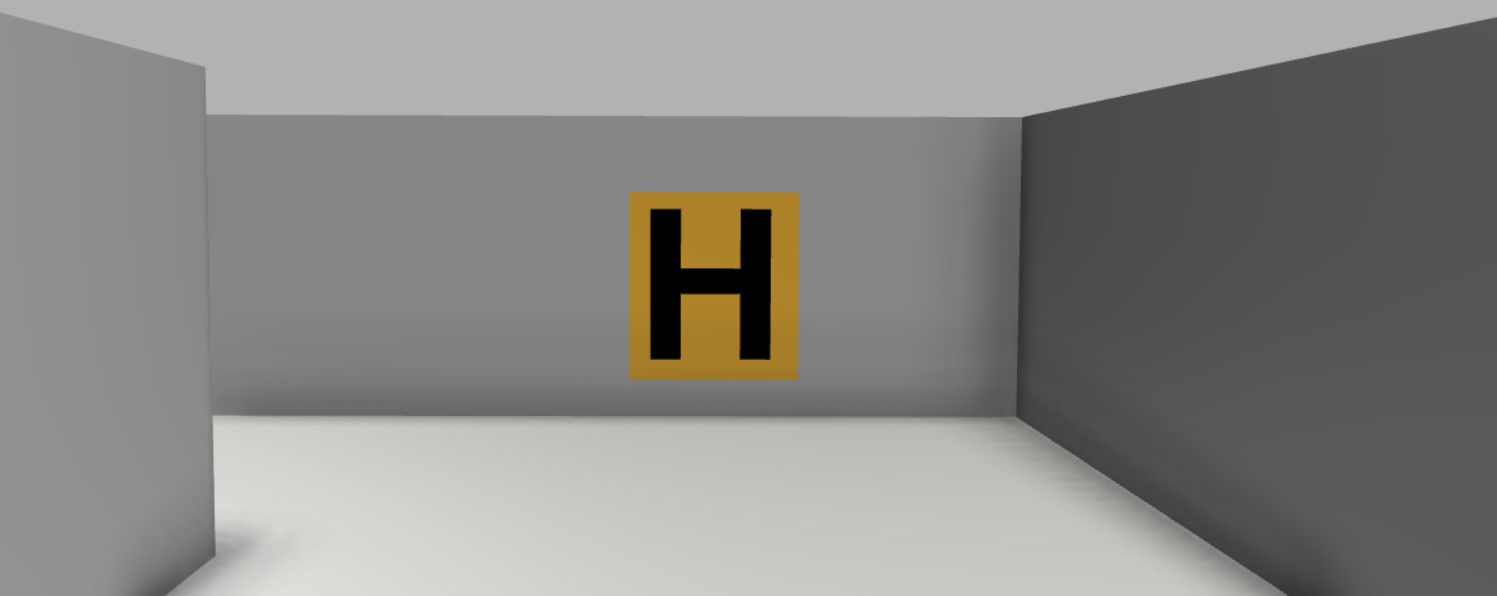
#> input picture renderedMazeWithH2.jpg, 1497 x 596 px, given in place of the camera
$ python houghLines.py
#> lines starting #> are read from the running program, lines starting #| are printed output that depends on the picture; after the words box and inside, x2 and y2 are one past the last pixel; in counts of white or black regions, pixels touching at a corner belong together
import numpy as np
import argparse
import imutils
import glob
import cv2
import math

cap = cv2.VideoCapture(0)

if not cap.isOpened():
    raise IOError("Cannot open webcam")

while True:
    ret, frame = cap.read()
#> frame is the input picture: shape (596, 1497, 3); mean B, G, R 133.7, 136.5, 137.7
    grayFrame = cv2.cvtColor(frame, cv2.COLOR_BGR2GRAY)     #convert to gray scale
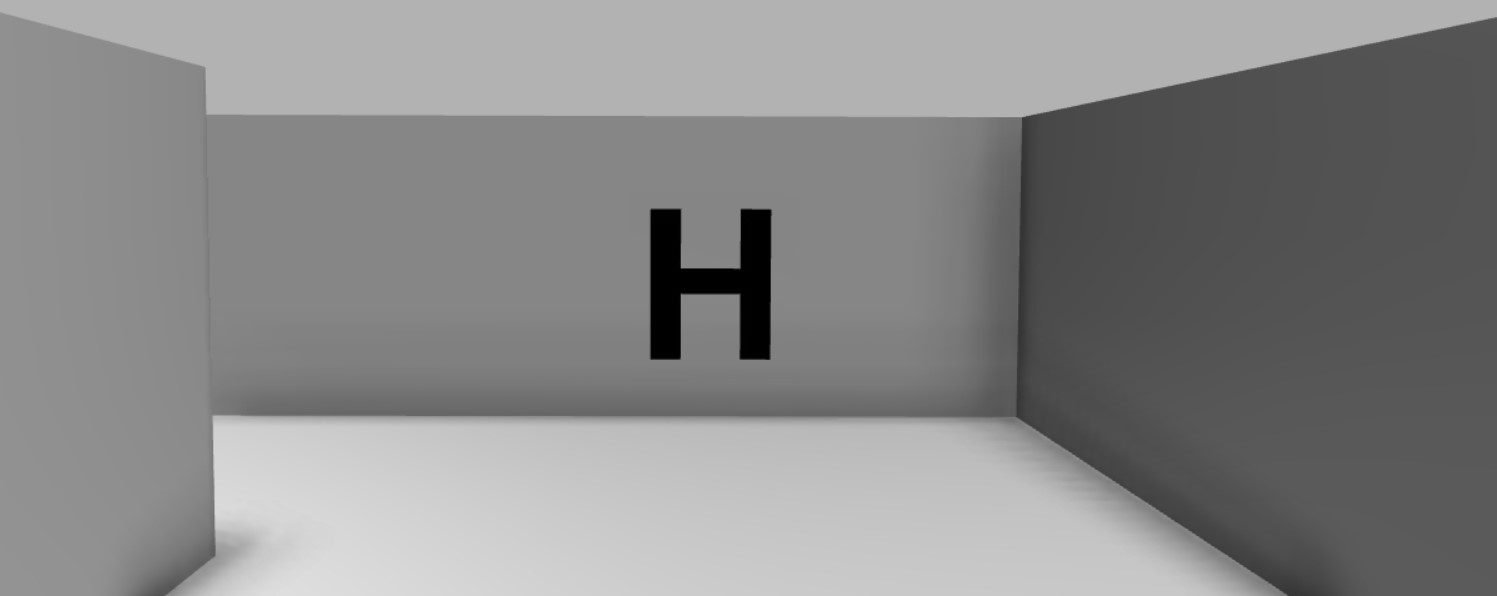
#> grayFrame: shape (596, 1497); min 0, max 223, mean 136.6

    edgeFrame = cv2.Canny(grayFrame, 200, 250)      #this first number is sensitivity - the lower it is, the more sensitive it detects
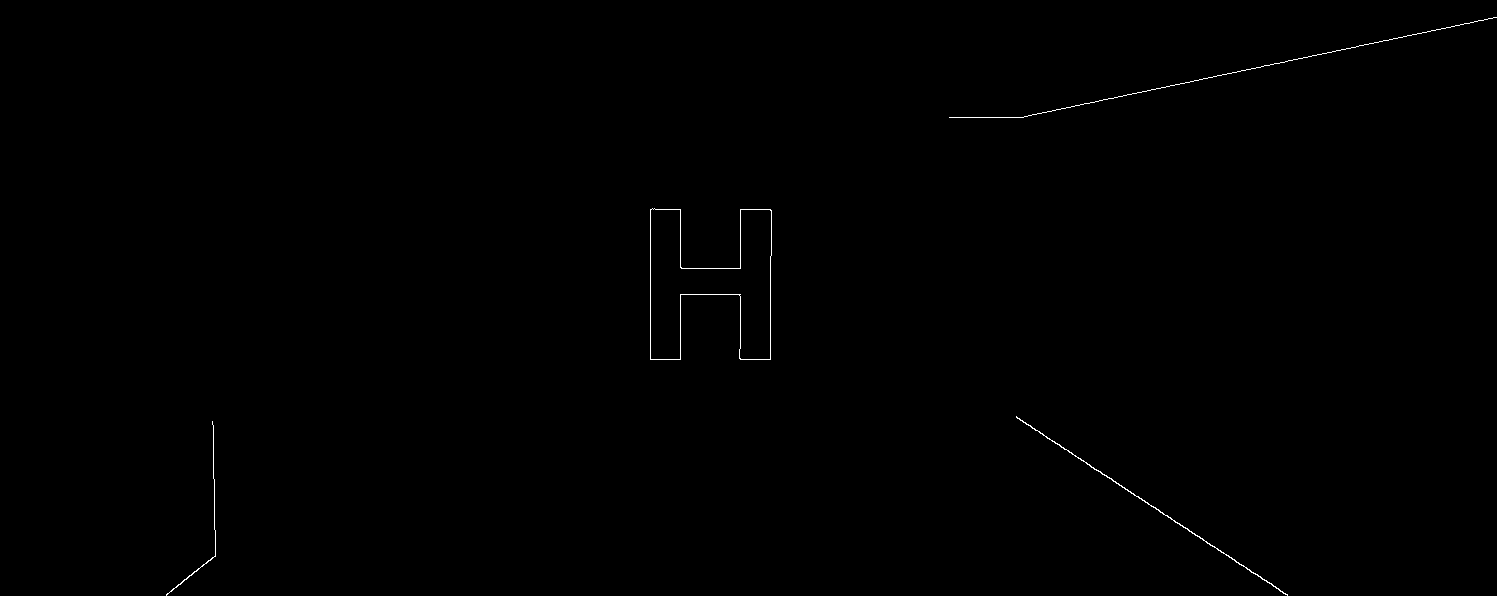
#> edgeFrame: shape (596, 1497); 0.22% white in thin lines or dots, all inside (x1, y1, x2, y2) = (166, 17, 1497, 596)
    lines = cv2.HoughLines(edgeFrame,1,np.pi/180,100) #change the 4th thing for sensitivity
#> lines = [[327, 1.36], [-203, 2.15], [650, 0], [680, 0], [740, 0], [-205, 3.12], [-225, 2.16], [770, 0], [775, 0.0175]]

    if lines is not None:
        for i in range(0, len(lines)):
            rho = lines[i][0][0]
            theta = lines[i][0][1]
            a = math.cos(theta)
            b = math.sin(theta)
            x0 = a * rho
            y0 = b * rho
            pt1 = (int(x0 + 1000*(-b)), int(y0 + 1000*(a)))
            pt2 = (int(x0 - 1000*(-b)), int(y0 - 1000*(a)))
            cv2.line(frame, pt1, pt2, (255,255,255), 3, cv2.LINE_AA)
#> this loop made 9 passes
#> (rho, theta, a, b, x0, y0, pt1, pt2) on passes 1 to 9: (327, 1.36, 0.208, 0.978, 67.99, 319.9, (-910, 527), (1046, 111)), (-203, 2.15, -0.545, 0.839, 110.6, -170.3, (-728, -714), (949, 374)), (650, 0, 1, 0, 650, 0, (650, 1000), (650, -1000)), (680, 0, 1, 0, 680, 0, (680, 1000), (680, -1000)), (740, 0, 1, 0, 740, 0, (740, 1000), (740, -1000)), (-205, 3.12, -1, 0.0175, 205, -3.58, (187, -1003), (222, 996)), (-225, 2.16, -0.559, 0.829, 125.8, -186.5, (-703, -745), (954, 372)), (770, 0, 1, 0, 770, 0, (770, 1000), (770, -1000)), (775, 0.0175, 1, 0.0175, 774.9, 13.53, (757, 1013), (792, -986))
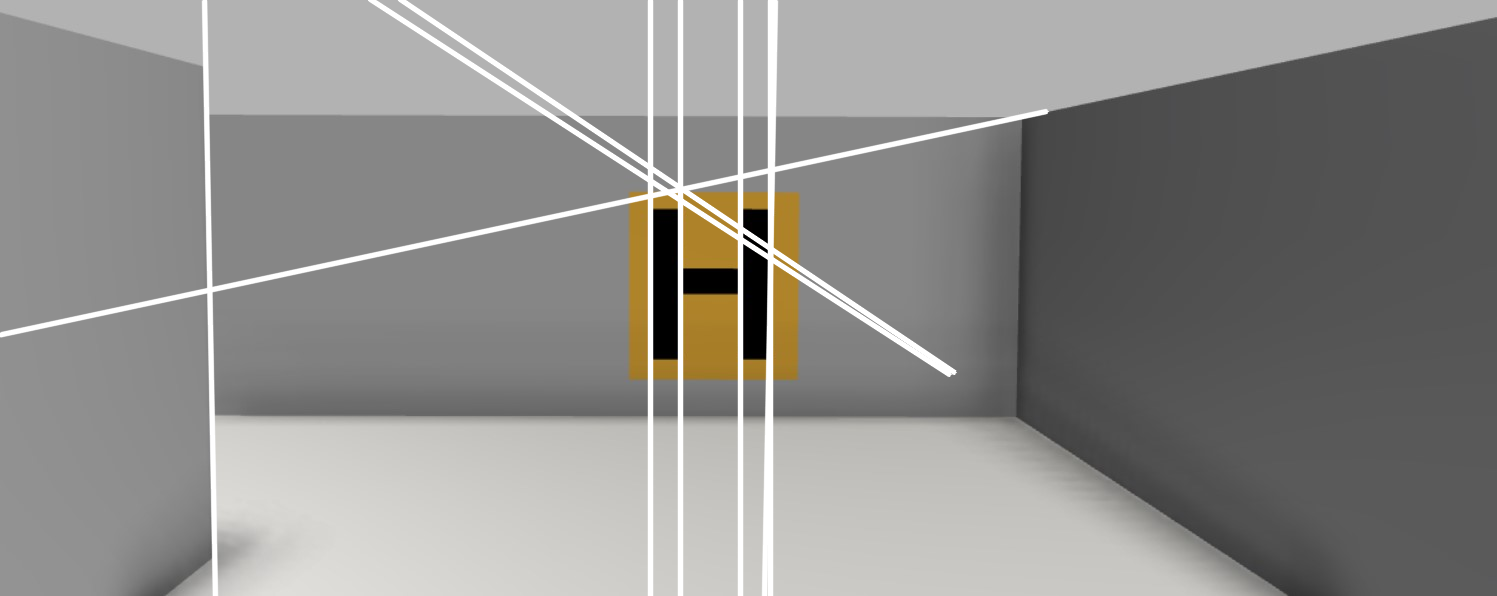
#> frame: shape (596, 1497, 3); 4.24% of pixels changed, all inside (x1, y1, x2, y2) = (0, 0, 1050, 596)

    cv2.imshow('Input', frame)

    c = cv2.waitKey(1)
#> (key Esc is pressed here)
    if c == 27:     #press escape to exit
        break

cap.release()
cv2.destroyAllWindows()
